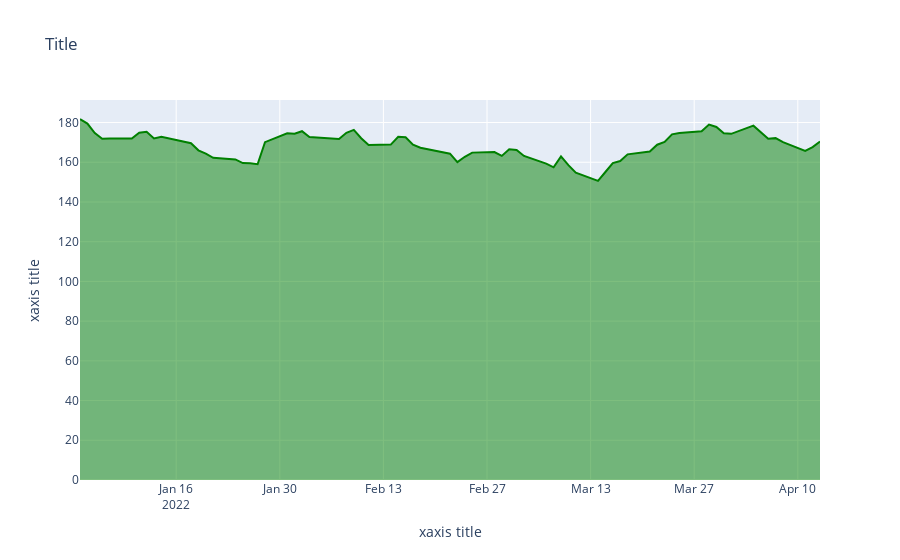

Notebook code cell kept with this figure:
### Code cell
import plotly.graph_objects as go

fig = go.Figure()
fig.add_trace(go.Scatter(x=x, y=y,
    fill='tozeroy',
    mode='lines',
    line_color='green',
    hoverinfo = 'x+y'
    ))
fig.update_layout(title_text = 'Title')
fig.update_xaxes(title_text="xaxis title")
fig.update_yaxes(title_text="xaxis title")
